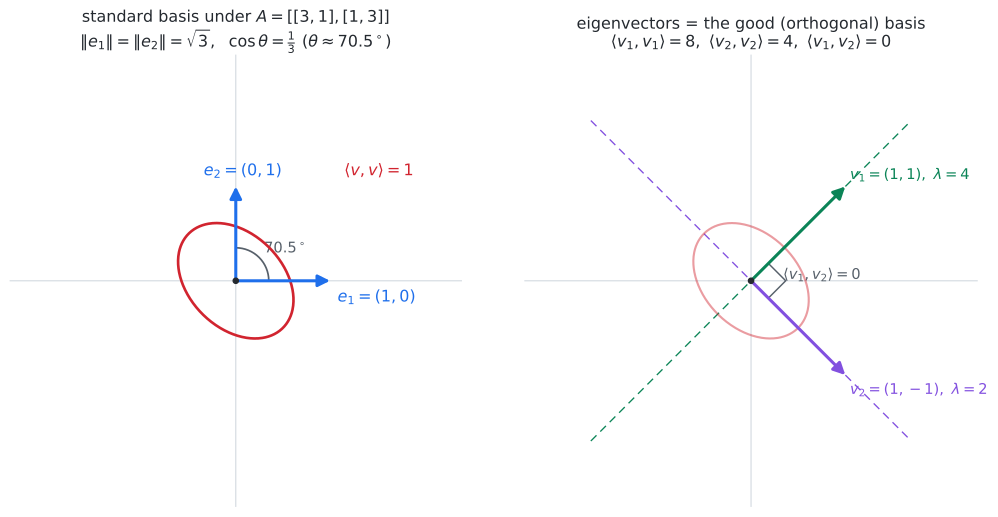

This chart was generated by the following Python code:
#!/usr/bin/env python3
"""Static figure for 05강 3기 01강 — the inner product matrix A = [[3,1],[1,3]]
reshapes the geometry of R^2 (lecture §2, §6, §8).

Two panels:
  (left)  the standard basis e1=(1,0), e2=(0,1): in this inner product each has
          length sqrt(3) and they meet at ~70.5 deg (NOT a right angle), so the
          set x^2+y^2=1 looks like a tilted ellipse, and the *unit ball* of the
          new inner product (<v,v>=1) is an ellipse whose axes are the eigenvectors.
  (right) the eigenvectors v1=(1,1), v2=(1,-1): they ARE orthogonal in the new
          inner product (<v1,v2>=0) -> the "good basis" that restores an
          orthogonal x/y-axis picture.

Reproduce: uv run --with matplotlib --with numpy python inner-product-eigenbasis-03-season-01-08.py
"""
from pathlib import Path
import numpy as np
import matplotlib.pyplot as plt
from matplotlib.patches import Arc, FancyArrowPatch

OUT = Path(__file__).with_suffix(".svg")

A = np.array([[3.0, 1.0], [1.0, 3.0]])


def anorm(p):
    return float(np.sqrt(p @ A @ p))


def adot(p, q):
    return float(p @ A @ q)


def angle_between(p, q):
    return np.degrees(np.arccos(adot(p, q) / (anorm(p) * anorm(q))))


def arrow(ax, p, color, lw=2.3, scale=18):
    ax.add_patch(FancyArrowPatch((0, 0), p, arrowstyle="-|>", mutation_scale=scale,
                                 lw=lw, color=color, shrinkA=0, shrinkB=0, zorder=6))


# unit ball of the new inner product: { v : <v,v> = 1 }.
# v = r(theta)*(cos,sin) with r = 1/sqrt(<dir,dir>_A)
th = np.linspace(0, 2 * np.pi, 400)
dirs = np.stack([np.cos(th), np.sin(th)])
rad = 1.0 / np.sqrt(np.einsum("it,ij,jt->t", dirs, A, dirs))
ball = dirs * rad  # 2 x 400, the ellipse <v,v>=1

fig, (axL, axR) = plt.subplots(1, 2, figsize=(11.2, 5.4))

GRID = "#d0d7de"
INK = "#24292f"


def frame(ax, lim=2.4):
    ax.axhline(0, color=GRID, lw=0.8, zorder=0)
    ax.axvline(0, color=GRID, lw=0.8, zorder=0)
    ax.set_xlim(-lim, lim)
    ax.set_ylim(-lim, lim)
    ax.set_aspect("equal")
    ax.set_xticks([]); ax.set_yticks([])
    for s in ax.spines.values():
        s.set_visible(False)
    ax.scatter([0], [0], s=16, color=INK, zorder=7)


# ---------------- LEFT: standard basis is NOT orthogonal here ----------------
frame(axL)
axL.plot(ball[0], ball[1], color="#d1242f", lw=2.0, zorder=4)
axL.text(1.15, 1.12, r"$\langle v,v\rangle=1$", color="#d1242f", fontsize=12)

e1 = np.array([1.0, 0.0]); e2 = np.array([0.0, 1.0])
arrow(axL, e1, "#1f6feb")
arrow(axL, e2, "#1f6feb")
axL.text(e1[0] + 0.08, e1[1] - 0.22, r"$e_1=(1,0)$", color="#1f6feb", fontsize=12)
axL.text(e2[0] - 0.34, e2[1] + 0.12, r"$e_2=(0,1)$", color="#1f6feb", fontsize=12)

# angle arc between e1 and e2 (Euclidean drawing, but labelled with new-IP angle)
ang = angle_between(e1, e2)
axL.add_patch(Arc((0, 0), 0.7, 0.7, angle=0, theta1=0, theta2=90, color="#57606a", lw=1.3))
axL.text(0.30, 0.30, r"$70.5^\circ$", color="#57606a", fontsize=11)

axL.set_title(r"standard basis under $A=[[3,1],[1,3]]$"
              "\n"
              r"$\|e_1\|=\|e_2\|=\sqrt{3},\ \ \cos\theta=\frac{1}{3}\ (\theta\approx70.5^\circ)$",
              fontsize=12, color=INK)

# ---------------- RIGHT: eigenvectors are orthogonal in the new inner product --
frame(axR)
axR.plot(ball[0], ball[1], color="#d1242f", lw=1.6, alpha=0.45, zorder=4)

v1 = np.array([1.0, 1.0]); v2 = np.array([1.0, -1.0])
# draw eigen-axes lines through origin
for vec, col in [(v1, "#0b8457"), (v2, "#8250df")]:
    s = np.linspace(-1.0, 1.0, 2)
    axR.plot(s * vec[0] * 1.7, s * vec[1] * 1.7, color=col, lw=1.0,
             ls=(0, (6, 4)), zorder=1)
arrow(axR, v1, "#0b8457")
arrow(axR, v2, "#8250df")
axR.text(v1[0] + 0.05, v1[1] + 0.08, r"$v_1=(1,1),\ \lambda=4$", color="#0b8457", fontsize=11)
axR.text(v2[0] + 0.05, v2[1] - 0.20, r"$v_2=(1,-1),\ \lambda=2$", color="#8250df", fontsize=11)

# right-angle marker AT origin between v1 and v2 (they are A-orthogonal;
# here they also happen to be Euclidean-perpendicular, so the square is honest)
u1 = v1 / np.linalg.norm(v1) * 0.26
u2 = v2 / np.linalg.norm(v2) * 0.26
sq = np.array([u1, u1 + u2, u2])
axR.plot(sq[:, 0], sq[:, 1], color="#57606a", lw=1.1, zorder=5)
axR.text(0.34, 0.02, r"$\langle v_1,v_2\rangle=0$", color="#57606a", fontsize=11)

axR.set_title(r"eigenvectors = the good (orthogonal) basis"
              "\n"
              r"$\langle v_1,v_1\rangle=8,\ \langle v_2,v_2\rangle=4,\ \langle v_1,v_2\rangle=0$",
              fontsize=12, color=INK)

fig.tight_layout()
fig.savefig(OUT, format="svg", bbox_inches="tight")
print(f"wrote {OUT}")
print(f"  ||e1||={anorm(e1):.4f} ||e2||={anorm(e2):.4f} angle(e1,e2)={angle_between(e1,e2):.3f} deg")
print(f"  <v1,v2>={adot(v1,v2):.4f} <v1,v1>={adot(v1,v1):.4f} <v2,v2>={adot(v2,v2):.4f}")
